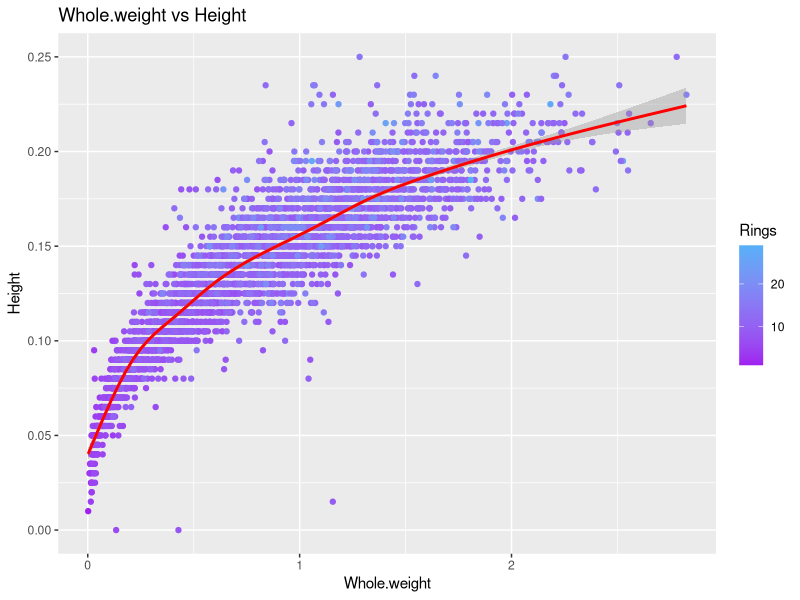
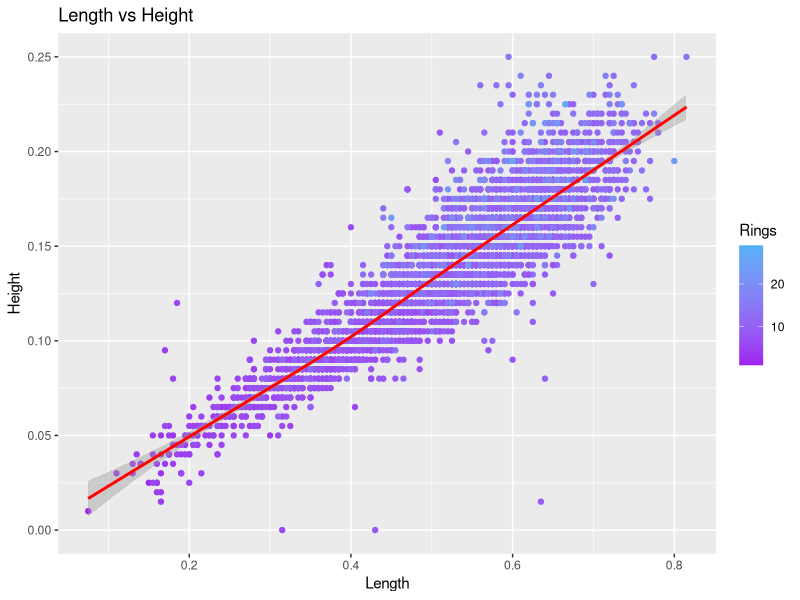
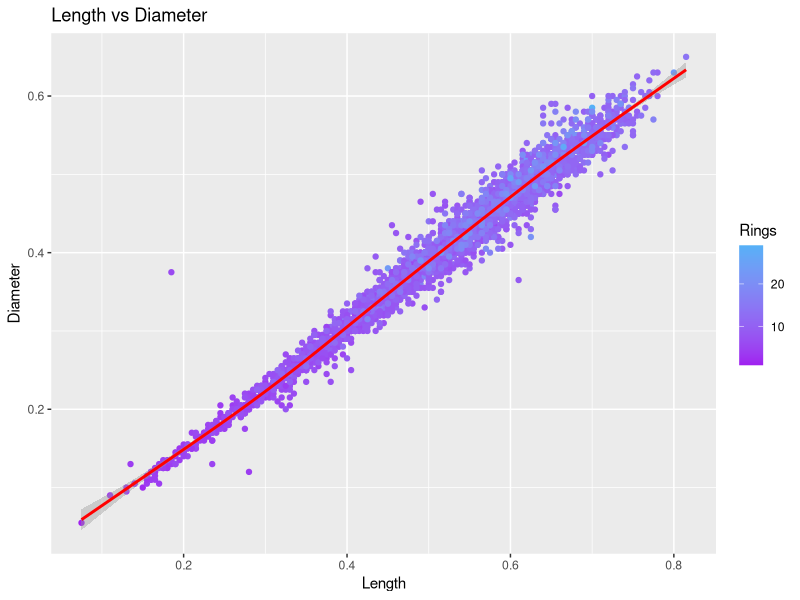
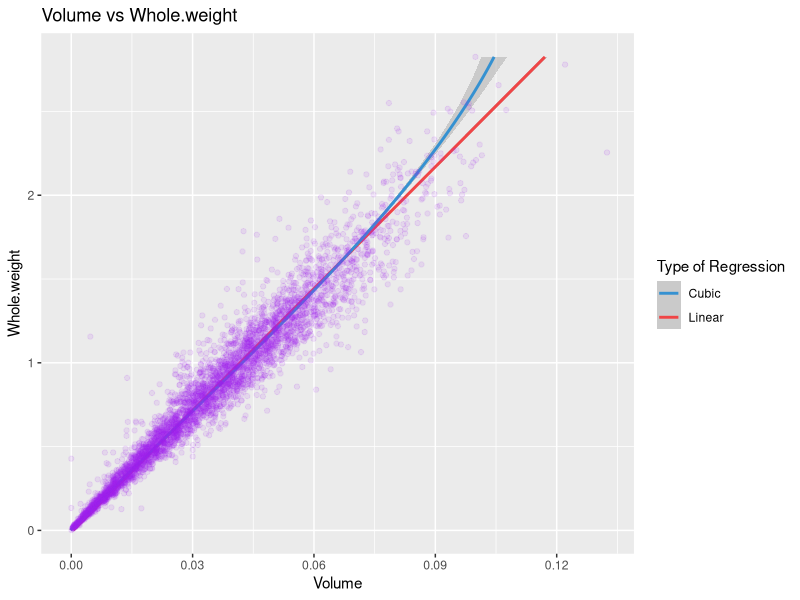
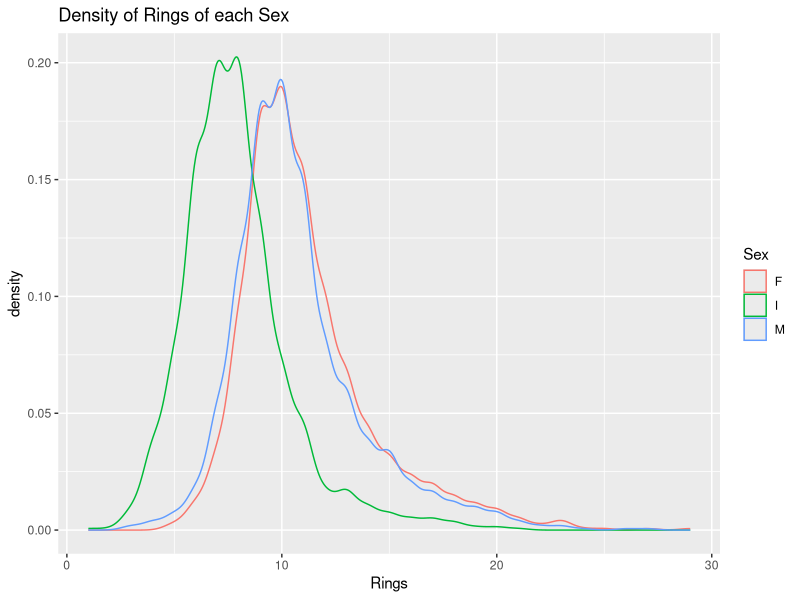
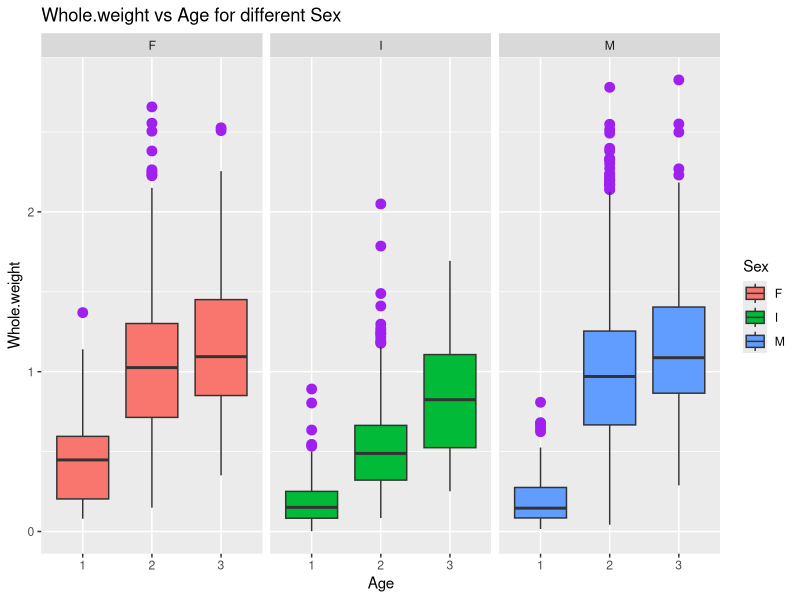
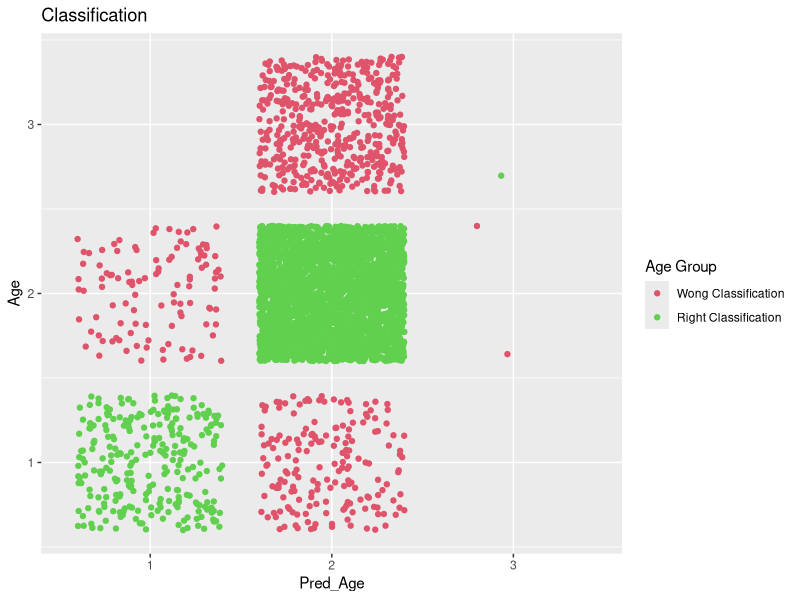
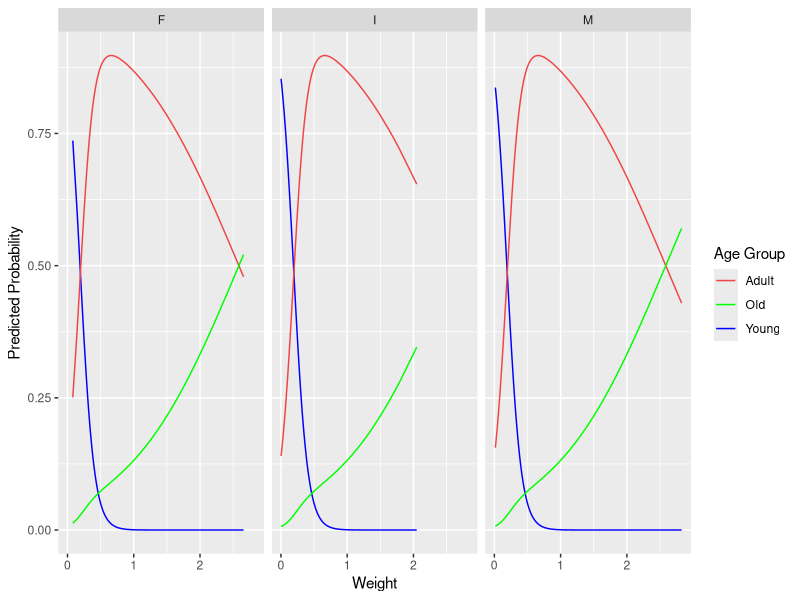

Source code (R) for these figures, in order: (Note: this script raises an error after producing the figures.)
library(ggplot2)
library(plyr)
library(nnet)
library(MASS)
library(gridExtra)
library(lattice)
library(RColorBrewer)

Data = read.csv("abalone_clean.csv")  # Import Data
head(Data)
# Number of abalone of different Sex in different Age group.
with(Data, table(Sex, Age))

# First= of all, I want to test whether Observation data like Height, Whole.weight can be helpful to devide the abalone to different Age group. Logistice regression is applied to do this analysis.
ggplot(Data, aes(x = Whole.weight, y=Height)) + geom_point(aes(colour = Rings)) +scale_colour_gradient(low = "purple") + stat_smooth(colour="red") + ggtitle("Whole.weight vs Height")

ggplot(Data, aes(x = Length, y=Height)) + geom_point(aes(colour = Rings)) +scale_colour_gradient(low = "purple") + stat_smooth(colour="red") + ggtitle("Length vs Height")

ggplot(Data, aes(x =Length , y=Diameter)) + geom_point(aes(colour = Rings)) +scale_colour_gradient(low = "purple") + stat_smooth(colour="red") + ggtitle("Length vs Diameter")

ggsave("Whole.weight vs Height.png")
ggsave("Length vs Height.png")
ggsave("WLength vs Diameter.png")

# From above graphs, it is obvious that Length, Height and Diameter are relatively linear correlated. In fact, it is natural to think that the bigger the abalone, the haeavier they are, so I want ot check whether it is perfectly correlated between Whole.weight and Volume. 
# Construct Volum and Whole.weight dataset

yData = ddply(Data, ~Sex+Age, summarize, Volume = Length * Diameter * Height,  Whole.weight = Whole.weight,Rings = Rings)
# Draw the point and regression lines
cols <- c("Linear"="#f04546","Cubic"="#3591d1")
ggplot(data = yData, aes(x = Whole.weight, y = Volume)) + 
  geom_smooth(method = "lm",aes(colour = "Linear"),lwd = 1 )+ 
  geom_smooth(method = "lm", formula = y ~ poly(x, 3),aes( colour = "Cubic"),lwd = 1)+
  geom_point(alpha = 1/10,colour = "purple") + 
  scale_colour_manual("Type of Regression",values = cols) + 
  ggtitle("Volume vs Whole.weight") + coord_flip() + 
  scale_y_continuous(name = "Volume", breaks = seq(0, 0.15, by = 0.03))
ggsave("Volume vs Whole.weight.png")
# From the graph above, it can be seen that Cubic regression and Linear regression is almost same in the begining, but diverge when Volume is large, which means that Volume and Whole.weight is highly correlated for small abalone.

# Why not just use Whole.weight to predict the Rings of abalone? 
# Calculate mean and variance of Whole.weight in different Sex.
with(Data, do.call(rbind, tapply(Whole.weight, Sex, function(x) c(M = mean(x), SD = sd(x)))))
# It seems that F amd M are more heavier than I. Does that mean I group do not have large rings?
ggplot(data=Data, aes(x = Rings,group=Sex,colour=Sex)) + geom_density() + ggtitle("Density of Rings of each Sex")
# Sex I group abalone is yougner than F and M group, but it do have old abalone with Sex I.
ggsave("Density of Rings of each Sex.png")

ggplot(data = Data, aes(x = factor(Age), y = Whole.weight)) + geom_boxplot(outlier.colour = "purple", outlier.size = 3,aes(fill = Sex)) + facet_wrap(~Sex, ncol=3) + ggtitle("Whole.weight vs Age for different Sex") + xlab("Age")
ggsave("Whole.weight vs Age for different Sex.png")
# Compare to M and F, it seems that abalone with sex I have less weight. 

# Fit Multinomial Regression Model
logit <- multinom(Age ~  Whole.weight, data = yData)
summary(logit) 
pp = fitted(logit)
pred<-predict(logit)
table(pred,Data$Age)

# Construct a new dataset with information above.
newdata = with(yData, data.frame(Weight = Whole.weight,Sex = Sex, Pred_Prob = pp, Age = Age,Pred_Age = pred))
head(newdata)
ggplot(newdata, aes(x = Pred_Age, y=Age, colour = factor(Pred_Age==Age))) +
  geom_point(position = "jitter") +
  scale_colour_manual("Age Group", values = c("2", "3"), labels = c("Wong Classification","Right Classification")) +
  ggtitle("Classification") 
ggsave("Classification.png")

# Plot the Predicted Probability for different age group
cols <- c("Young"="blue","Adult"="#f04546", "Old" = "green")
ggplot(newdata, aes(x= Weight)) + 
  geom_line(aes(y = Pred_Prob.1, colour = "Young")) + 
  geom_line(aes(y = Pred_Prob.2, colour = "Adult")) +
  geom_line(aes(y = Pred_Prob.3, colour = "Old")) + 
  ylab("Predicted Probability") +  facet_wrap(~Sex, ncol=3) +
  scale_colour_manual("Age Group", values = cols) 
ggsave("Predicted Probability.png")
# From the graph, we can tell that prediction for Young gropu should be good,but it may difficult to distinguish Old and Adult when Weight is heavy.

# It seems that more Sex I abalone is mis-classfied to Young and Adult group, but more Sex F abalone is mis-classfied to Old grope. And the biggest problem is in Old group. One reason maybe that we adopt linear combinaiton of varaibles in multinomial regression instead. 

# How about using Linear Discriminant Analysis?
# Only using Whole.weight 
LDA1 = lda(Age ~ Whole.weight, yData)
pred1 = predict(LDA1)$class
newdataL1 = with(yData, data.frame(Weight = Whole.weight,Sex = Sex,Age = Age, Pred_Age1 = pred1))
Data_misL1 = subset(newdataL1, Age != Pred_Age1)

# Using both Whole.weight and Volume.
LDA2 = lda(Age ~ ., yData)
pred2 = predict(LDA2)$class
newdataL2 = with(yData, data.frame(Weight = Whole.weight,Sex = Sex,Age = Age, Pred_Age2 = pred2))
Data_misL2 = subset(newdataL2, Age != Pred_Age2)

p1 = ggplot(Data_misL1, aes(x = Age,fill = Sex)) + geom_bar(binwidth = 1/2,color = "darkgrey") + 
  ylab("Number of mis-classfied data") + 
  ggtitle(" Using Whole.weight only") +
  theme(axis.text.x = element_text(angle = 90)) +
  scale_fill_brewer("Sex", type = "qual", palette = 3)
p2 = ggplot(Data_misL2, aes(x = Age,fill = Sex)) + geom_bar(binwidth = 1/2,color = "darkgrey") + 
  ylab("Number of mis-classfied data") + 
  ggtitle("Using Whole.weight & Volume") +
  theme(axis.text.x = element_text(angle = 90)) +
  scale_fill_brewer("Sex", type = "qual", palette = 3)
grid.arrange(p1, p2, main = "Mis Classified Data for Different Sex__LDA")
ggsave("Mis Classified Data for Different Sex__LDA.png")
# From above analysis, we find out that even though Whole.weight is highly correlated to Volume, but Volume have significant influence on the classification problem. Does this mean Volume is more important to do classification?

# Only use Volume
LDA3 = lda(Age ~ Volume, yData)
pred3 = predict(LDA3)$class
newdataL3 = with(yData, data.frame(Weight = Whole.weight,Sex = Sex,Age = Age, Pred_Age3 = pred3))
Data_misL3 = subset(newdataL3, Age != Pred_Age3)


ggplot(newdataL2, aes(x = Pred_Age2, y=Age, colour = factor(Pred_Age2==Age))) +
  geom_point(position = "jitter") + 
  scale_colour_manual("Age Group", values = c("2", "3"), labels = c("Wong Classification","Right Classification")) +
  ggtitle("Classification using Whole.weight & Volume")
ggsave("Classification using Whole.weight & Volume.png")
ggplot(newdataL3, aes(x = Pred_Age3, y=Age, colour = factor(Pred_Age3==Age))) +
  geom_point(position = "jitter") + 
  scale_colour_manual("Age Group", values = c("2", "3"), labels = c("Wong Classification","Right Classification")) +
  ggtitle("Classification Using Volume")
ggsave("Classification Using Volume.png")

# The answer is NO. Using Volume and Whole.weight seperately will not give a good classification.

# Little conlusion: Using LDA is more efficient to classify the data then multinomial regression. It is sure that using observations ie, Whole.weight and Volume together, we can already classify the avalone into different Age group well.

# Then, which variable is more important, Length, Diameter, Height, or Whole.weight? We do not want to consider Volume now because this measure can not be obtained directly. So we will go back to above four easily measured variables.
# New data frame which record the minimum value and maximum value of each variable.
jData <- ddply(Data, ~ Sex + Rings, function(x) {
  jLevels <- c("min", "max")
  Length = range(x$Length)
  Height = range(x$Height)
  Diameter = range(x$Diameter)
  Whole.weight = range(x$Whole.weight)
  return(data.frame(Length, Height, Diameter, Whole.weight, stat = jLevels))
})
# Plot the graph 
p_Height = ggplot(jData, aes(x = Rings,y = Height, group = stat,colour = stat)) + geom_line() + geom_point() + facet_wrap(~Sex, ncol=3) + ggtitle("Height: Min vs Min") + theme(legend.position = "none")
p_Length = ggplot(jData, aes(x = Rings,y = Length, group = stat,colour = stat)) + geom_line() + geom_point() + facet_wrap(~Sex, ncol=3) + ggtitle("Length: Min vs Max")  + theme(legend.position = "none")
p_Diameter = ggplot(jData, aes(x = Rings,y = Diameter, group = stat,colour = stat)) + geom_line() + geom_point() + facet_wrap(~Sex, ncol=3) + ggtitle("Diameter: Min vs Max") + theme(legend.position = "none")
p_Whole.weight = ggplot(jData, aes(x = Rings,y = Whole.weight, group = stat,colour = stat)) + geom_line() + geom_point() + facet_wrap(~Sex, ncol=3) + ggtitle("Whole.weight: Min vs Max") 

tmp <- ggplot_gtable(ggplot_build(p_Whole.weight))
leg <- which(sapply(tmp$grobs, function(x) x$name) == "guide-box")
legend <- tmp$grobs[[leg]]

grid.arrange(arrangeGrob(p_Whole.weight+theme(legend.position="none"),p_Length,p_Height,p_Diameter))
ggsave("Min vs Max within each Observed Varialbes.png")

# Try the similar thing in xyplot
px_Height = xyplot(Height ~  Rings| Sex, jData, group=stat, auto.key =  list(columns = 2,x = 0.35, y = 0.85, corner = c(0, 1)), type=c("p", "l"),par.settings = list(superpose.line = list(col = c("red", "blue")), superpose.symbol = list(col = c("red", "blue"))), grid = "h")
grid.arrange(arrangeGrob(p_Height+xlab(""),px_Height))
ggsave("ggplot vs xyplot.png")

# From the graph above, we can see that Whole.weight and Height share the similar trend of range, while Length and Diameter share similar trend of range. Does it mean Whole.wieght is more close related to Height, and Length is more related to Diameter?

# Regression.
# Height
jFun <- function(x) {
  name = c()
  Coefs = c()
  for(i in 1:4 ){
  temp = c()
  temp <- rbind(temp,as.numeric(coef(lm(x[,i+1] ~ Rings, x))))
  Coefs = rbind(Coefs, temp)
  name = rbind(name, names(x[i+1]))
  }
  return(data.frame(Intercept = Coefs[,1],Slope = Coefs[,2] ,Variable = name))
}
jCoefs <- ddply(Data, ~ Sex, jFun)

foo <- ddply(jCoefs, ~ Variable, function(x) {
    lerange <- c(which.min(x$Intercept), which.max(x$Intercept))
    cbind(x[lerange, c("Variable", "Sex", "Intercept", "Slope")], stat=c("min_slope", "max_slope"))
 })

# From above table, it shows that Sex I have min_slope for all Variables, and Sex F have max_slope for all variables.
# Plot the regression line of Height
ggplot(subset(Data, Sex %in% c("F","I")), aes(x = Rings, y = Height) ) +   facet_wrap(~Sex, ncol=2) + 
  geom_smooth(method = "lm", colour = "purple") + 
  geom_point(aes(colour = factor(Age))) +
  ggtitle("Max_slope vs Min_slope of Height") + 
  scale_colour_manual("Age Group",values = c("4","3","5"), labels = c("Young","Adult","Old")) 
ggsave("Max_slope vs Min_slope of Height.png")

# Plot the regression line of Diameter
ggplot(subset(Data, Sex %in% c("F","I")), aes(x = Rings, y = Diameter)) +   facet_wrap(~Sex, ncol=2) + 
  geom_smooth(method = "lm", colour = "purple") + 
  geom_point(aes(colour = factor(Age))) +
  ggtitle("Max_slope vs Min_slope of Diameter") + 
  scale_colour_manual("Age Group",values = c("4","3","5"), labels = c("Young","Adult","Old")) 
ggsave("Max_slope vs Min_slope of Diameter.png")

# Plot the regressio line of Length
ggplot(subset(Data, Sex %in% c("F","I")), aes(x = Rings, y = Length)) +   facet_wrap(~Sex, ncol=2) + 
  geom_smooth(method = "lm", colour = "purple") + 
  geom_point(aes(colour = factor(Age))) +
  ggtitle("Max_slope vs Min_slope of Length") + 
  scale_colour_manual("Age Group",values = c("4","3","5"), labels = c("Young","Adult","Old")) 
ggsave("Max_slope vs Min_slope of Length.png")

# Plot the regression line of Whole.weight
ggplot(subset(Data, Sex %in% c("F","I")), aes(x = Rings, y = Whole.weight)) +   facet_wrap(~Sex, ncol=2) + 
  geom_smooth(method = "lm", colour = "purple") + 
  geom_point(aes(colour = factor(Age))) +
  ggtitle("Max_slope vs Min_slope of Whole.weight") + 
  scale_colour_manual("Age Group",values = c("4","3","5"), labels = c("Young","Adult","Old")) 
ggsave("Max_slope vs Min_slope of Whole.weight.png")
